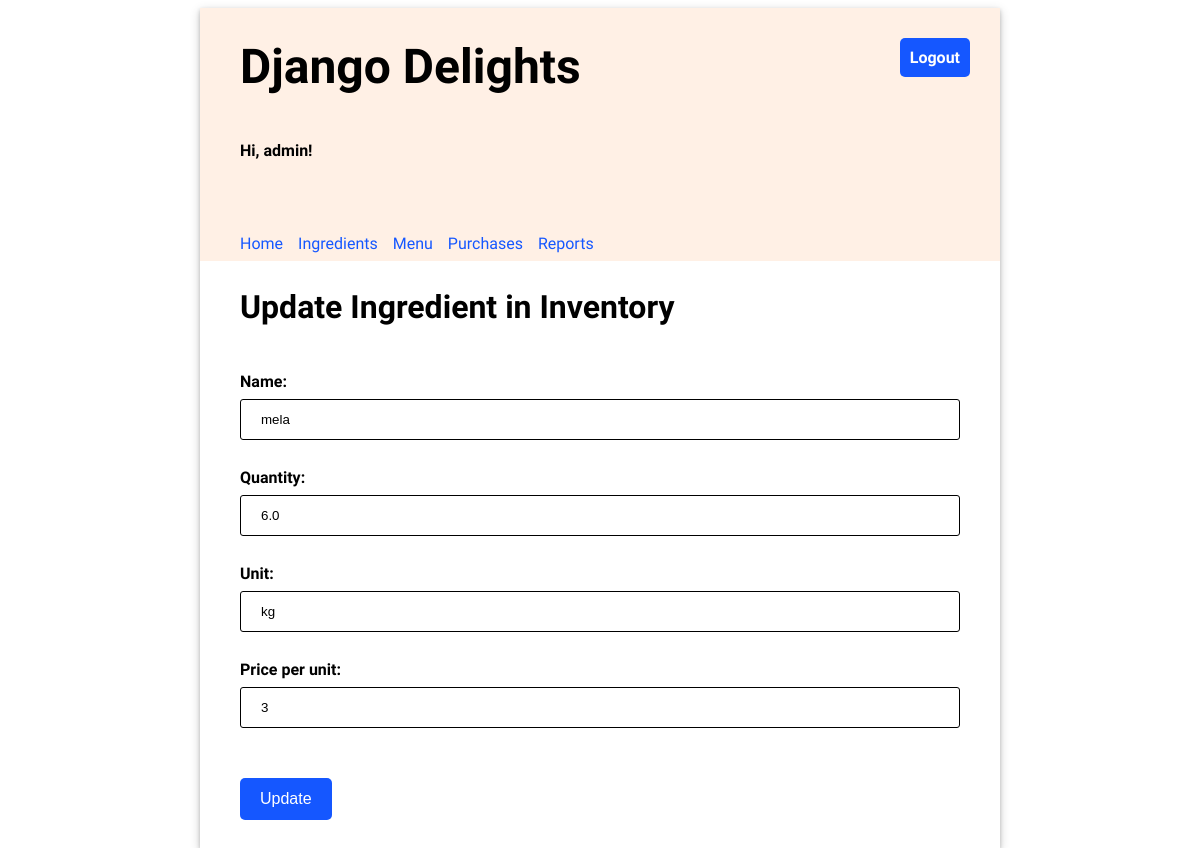
Screenshot of /ingredients/1/update (signed in) with the database file from the repository.
### inventory/models.py (models this page shows, shortened)
class Ingredient(models.Model):
    name = models.CharField(max_length=100, unique=True)
    quantity = models.FloatField(default=0)
    unit = models.CharField(max_length=20)  # e.g., kg, liters, pieces
    price_per_unit = models.FloatField(default=0)

### inventory/views.py (the view)
# urls.py: path('ingredients/<slug:pk>/update', views.UpdateIngredientView.as_view(), name="update_ingredient"),
class UpdateIngredientView(LoginRequiredMixin, UpdateView):
    template_name = "inventory/update_ingredient.html"
    model = Ingredient
    form_class = IngredientForm

### inventory/forms.py
class IngredientForm(forms.ModelForm):
    class Meta:
        model = Ingredient
        fields = "__all__"

### inventory/templates/inventory/update_ingredient.html (shortened to what this page needs)
{% extends 'base.html' %}
{% load static %}
{% block content %}
    <h2>Update Ingredient in Inventory</h2>
    <form method="post" class="flex-form">
        {{ form }}
        <input type="submit" value="Update"/>
    </form>
{% endblock %}

### inventory/templates/base.html (shortened to what this page needs)
{% load static %}
<!DOCTYPE html>
<html>
<head>
  <link rel="stylesheet" type="text/css" href="{% static 'inventory/style.css' %}" />
</head>
<body>
  <div class="app">
  <header>
    <div class="header-first-row">
      <h1 class="title">Django Delights</h1>
      {% if user.is_authenticated %}
      <a class="logout" href="/logout">Logout</a>
      {% endif %}
    </div>
    {% if user.is_authenticated %}
      <p>Hi, {{ user.username }}!</p>
      <nav class="navbar">
        {% url 'home' as home_url %}
        {% url 'ingredients' as ingredients_url %}
        {% url 'menu' as menu_url %}
        {% url 'purchases' as purchases_url %}
        {% url 'reports' as reports_url %}
        <a class="nav-item{% if request.path == home_url %} current-page{% endif %}" href="{% url 'home' %}">Home</a>
        <a class="nav-item{% if request.path == ingredients_url %} current-page{% endif %}" href="{% url 'ingredients' %}">Ingredients</a>
        <a class="nav-item{% if request.path == menu_url %} current-page{% endif %}" href="{% url 'menu' %}">Menu</a>
        <a class="nav-item{% if request.path == purchases_url %} current-page{% endif %}" href="{% url 'purchases' %}">Purchases</a>
        <a class="nav-item{% if request.path == reports_url %} current-page{% endif %}" href="{% url 'reports' %}">Reports</a>
      </nav>
    {% endif %}
  </header>
  <main>
    {% block content %}{% endblock %}
  </main>
  </div>
</body>
</html>

### inventory/static/inventory/style.css (style rules this page uses)
body { font-family: 'Oxygen', sans-serif; }
input, select { width: 100%; padding: 12px 20px; margin: 8px 0; box-sizing: border-box; border: 1px solid black; border-radius: 3px; }
header { background-color: #FFF0E5; min-height: 200px; display: flex; align-items: center; flex-direction: column; align-items: flex-start; padding-left: 40px; }
main { display: flex; flex-direction: column; padding: 0 40px 20px 40px; justify-content: center; }
main h2 { font-size: 2em; }
.app { min-width: 800px; max-width: 60%; margin: 0 auto; box-shadow: 0 2px 4px 0 rgba(0, 0, 0, 0.2), 0 3px 10px 0 rgba(0, 0, 0, 0.19); }
.title { font-size: 3em; padding: 30px 0; margin: auto 0; }
form * { display: block; }
form label { font-size: 1em; font-weight: bold; padding-top: 20px; }
input[type=submit], button { border: 0px; width: 100%; background-color: #1557FF; border-radius: 5px; color: white; margin: 8px 0; padding: 12px 20px; font-size: 1em; margin-top: 50px; }
header p { font-weight: bold; }
.navbar { margin-top: 50px; display: flex; width: 100%; }
.navbar a { text-decoration: none; padding: 8px 0; color: #1557FF; margin-right: 15px; }
.header-first-row { width: 100%; display: flex; justify-content: space-between; }
.logout { height: max-content; text-align: center; text-decoration: none; border: 0px; background-color: #1557FF; border-radius: 5px; color: white; padding: 10px; font-weight: bold; margin: 30px; font-size: 1em; }
a { text-decoration: none; color: #1557FF; }
main form input[type=submit] { width: max-content; }

### rows the page displays
Ingredient: name "mela", quantity "6.0", unit "kg", price_per_unit "3"

### other values shown
{{ user.username }} "admin"
